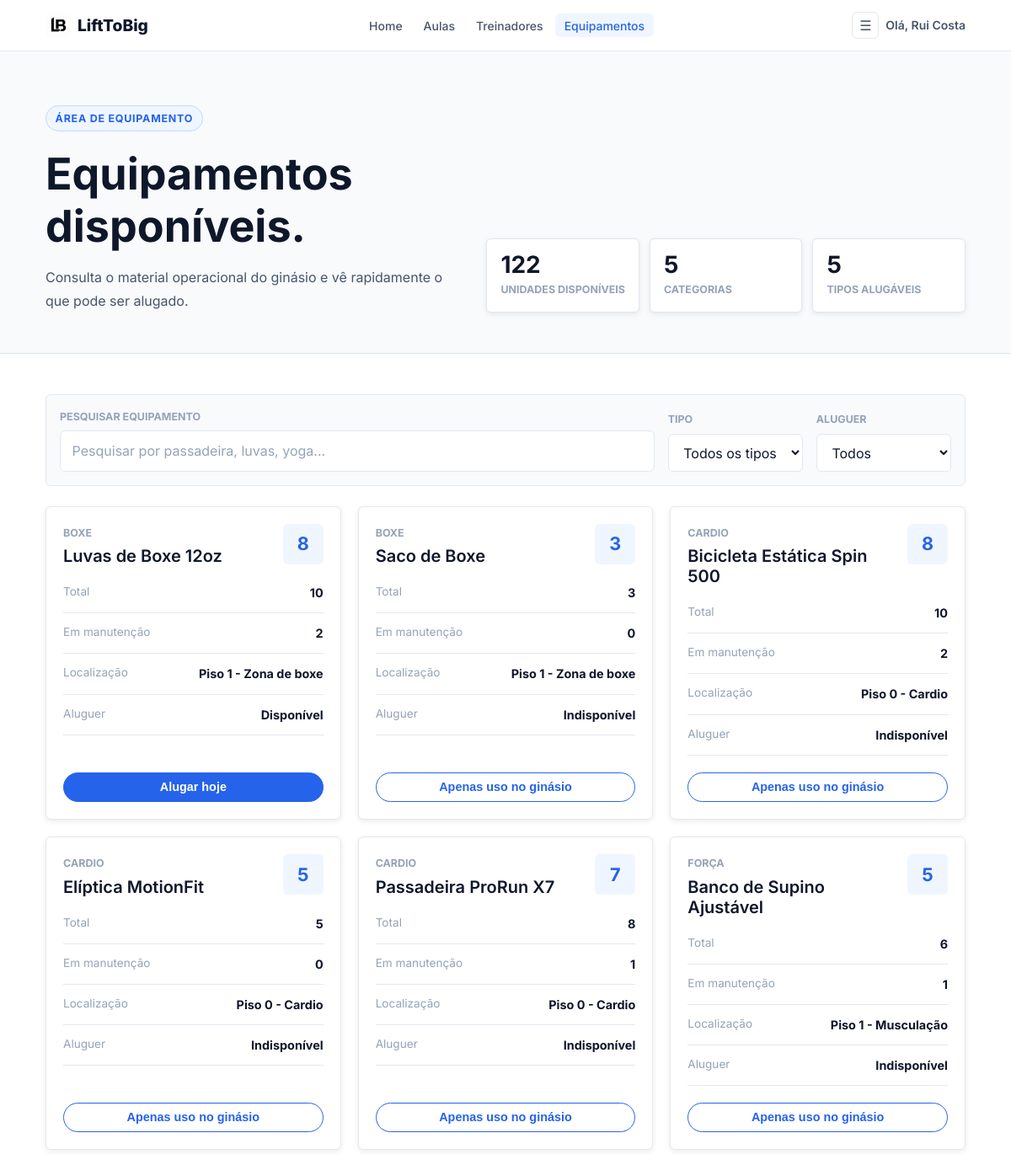
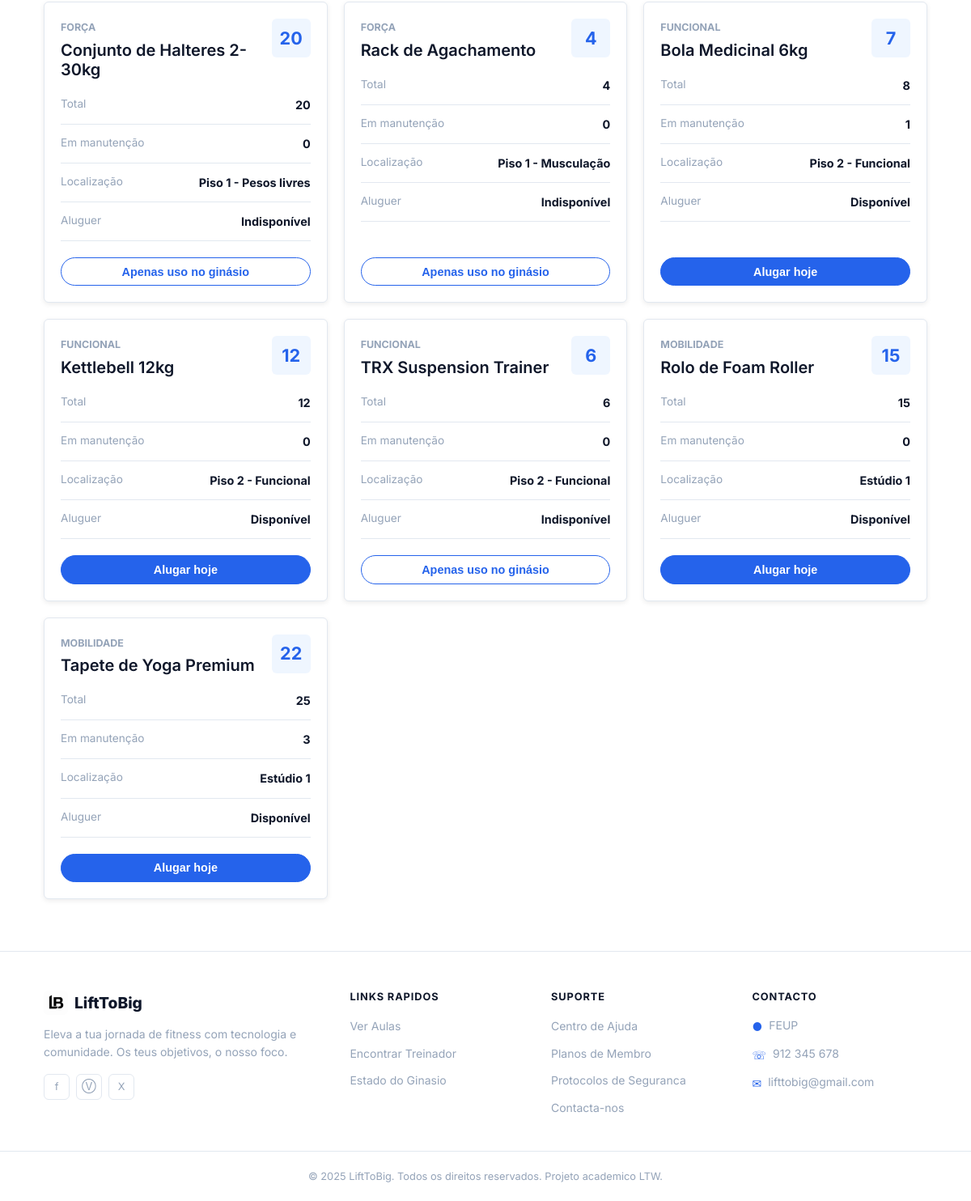
Page /pages/equipment.php (signed in) on the committed database (2 pictures, top to bottom).
### tables this page shows
CREATE TABLE equipment (
  id INTEGER PRIMARY KEY AUTOINCREMENT,
  name TEXT NOT NULL,
  category TEXT NOT NULL,
  status TEXT NOT NULL CHECK (status IN ('available', 'in_use', 'maintenance')),
  location TEXT
, quantity INTEGER NOT NULL DEFAULT 1 CHECK (quantity >= 0), maintenance_quantity INTEGER NOT NULL DEFAULT 0 CHECK (maintenance_quantity >= 0), rentable INTEGER NOT NULL DEFAULT 0 CHECK (rentable IN (0, 1)), total_quantity INTEGER NOT NULL DEFAULT 1 CHECK (total_quantity >= 0), rental_available INTEGER NOT NULL DEFAULT 0 CHECK (rental_available IN (0, 1)));

### utils/session.php (called while the page is built, shortened)
<?php
function isLoggedIn(): bool {
    return isset($_SESSION['user_id']);
}
function getUserName(): ?string {
    return $_SESSION['user_name'] ?? null;
}
function getUserRole(): ?string {
    return $_SESSION['user_role'] ?? null;
}

### database/Equipment.php (called while the page is built, shortened)
<?php
class Equipment {
    public static function getAll(PDO $db): array {
        $stmt = $db->query('
            SELECT id, name, category, status, location, total_quantity, maintenance_quantity, rental_available
            FROM equipment
            ORDER BY category ASC, name ASC
        ');
        return $stmt->fetchAll(PDO::FETCH_ASSOC);
    }
}

### pages/equipment.php (the view, shortened to what this page needs)
<?php
require_once __DIR__ . '/../database/connection.php';
require_once __DIR__ . '/../database/Equipment.php';
require_once __DIR__ . '/../utils/session.php';
$db = getDB();
$canRentEquipment = in_array(getUserRole(), ['member', 'trainer'], true);
$isAdmin = getUserRole() === 'admin';
$equipment = array_values(array_filter(Equipment::getAll($db), static function (array $item): bool {
  $availableUnits = max(0, (int) ($item['total_quantity'] ?? 1) - (int) ($item['maintenance_quantity'] ?? 0));
  return $item['status'] === 'available' && $availableUnits > 0;
}));
$totalAvailable = array_sum(array_map(
  static fn (array $item): int => max(0, (int) ($item['total_quantity'] ?? 1) - (int) ($item['maintenance_quantity'] ?? 0)),
  $equipment
));
$rentableCount = count(array_filter(
  $equipment,
  static fn (array $item): bool => (int) ($item['rental_available'] ?? 0) === 1
));
$categories = array_unique(array_map(static fn (array $item): string => $item['category'], $equipment));
sort($categories);
$pageStyles = ['../css/equipment.css'];
$activePage = 'equipment';
require __DIR__ . '/../templates/header.php';
?>
  <main>
    <section class="equipment-hero" aria-labelledby="equipment-heading">
      <div class="container equipment-hero-inner">
        <div>
          <p class="equipment-eyebrow">Área de equipamento</p>
          <h1 id="equipment-heading">Equipamentos disponíveis.</h1>
          <p>Consulta o material operacional do ginásio e vê rapidamente o que pode ser alugado.</p>
        </div>
        <div class="equipment-summary" aria-label="Resumo dos equipamentos disponíveis">
          <div>
            <strong><?= (int) $totalAvailable ?></strong>
            <span>Unidades disponíveis</span>
          </div>
          <div>
            <strong><?= count($categories) ?></strong>
            <span>Categorias</span>
          </div>
          <div>
            <strong><?= (int) $rentableCount ?></strong>
            <span>Tipos alugáveis</span>
          </div>
        </div>
      </div>
    </section>
    <section class="equipment-section" aria-labelledby="equipment-list-heading">
      <div class="container">
        <?php if ($equipment !== []): ?>
          <form
            class="equipment-filters"
            id="equipment-filters"
            role="search"
            data-can-rent-equipment="<?= $canRentEquipment ? 'true' : 'false' ?>"
            data-is-admin="<?= $isAdmin ? 'true' : 'false' ?>"
          >
            <div class="equipment-search">
              <label for="equipment-search">Pesquisar equipamento</label>
              <input type="search" id="equipment-search" name="q" placeholder="Pesquisar por passadeira, luvas, yoga..." autocomplete="off" />
            </div>
            <div class="equipment-filter-row">
              <div class="equipment-filter">
                <label for="equipment-category">Tipo</label>
                <select id="equipment-category" name="category">
                  <option value="all">Todos os tipos</option>
                </select>
              </div>
              <div class="equipment-filter">
                <label for="equipment-rentable">Aluguer</label>
                <select id="equipment-rentable" name="rentable">
                  <option value="all">Todos</option>
                </select>
              </div>
            </div>
          </form>
          <ul class="equipment-grid" id="equipment-grid">
            <?php foreach ($equipment as $item): ?>
              <?php
                $totalQuantity = (int) ($item['total_quantity'] ?? 1);
                $maintenanceQuantity = (int) ($item['maintenance_quantity'] ?? 0);
                $availableUnits = max(0, $totalQuantity - $maintenanceQuantity);
                $isRentable = (int) ($item['rental_available'] ?? 0) === 1;
              ?>
              <li class="equipment-card">
                <div class="equipment-card-header">
                  <div>
                    <p><?= htmlspecialchars($item['category']) ?></p>
                    <h3><?= htmlspecialchars($item['name']) ?></h3>
                  </div>
                  <strong><?= $availableUnits ?></strong>
                </div>
                <dl class="equipment-details">
                  <div>
                    <dt>Total</dt>
                    <dd><?= $totalQuantity ?></dd>
                  </div>
                  <div>
                    <dt>Em manutenção</dt>
                    <dd><?= $maintenanceQuantity ?></dd>
                  </div>
                  <div>
                    <dt>Localização</dt>
                    <dd><?= htmlspecialchars($item['location'] ?: 'Por definir') ?></dd>
                  </div>
                  <div>
                    <dt>Aluguer</dt>
                    <dd><?= $isRentable ? 'Disponível' : 'Indisponível' ?></dd>
                  </div>
                </dl>
                <?php if ($isRentable && $canRentEquipment): ?>
                  <button type="button" class="btn btn-primary btn-full" data-rent-equipment data-equipment-id="<?= (int) $item['id'] ?>" data-equipment-name="<?= htmlspecialchars($item['name']) ?>">Alugar hoje</button>
                <?php else: ?>
                  <button type="button" class="btn btn-outline btn-full" disabled>Apenas uso no ginásio</button>
                <?php endif; ?>
              </li>
            <?php endforeach; ?>
          </ul>
        <?php endif; ?>
      </div>
    </section>
  </main>
<?php require __DIR__ . '/../templates/footer.php'; ?>

### templates/header.php (shortened to what this page needs)
<?php
require_once __DIR__ . '/../utils/session.php';
$pageStyles = $pageStyles ?? [];
$activePage = $activePage ?? '';
$isLoggedIn = isLoggedIn();
$userName = getUserName();
$navLinks = [
  'home' => ['label' => 'Home', 'href' => 'landingpage.php'],
  'classes' => ['label' => 'Aulas', 'href' => 'classes.php'],
  'trainers' => ['label' => 'Treinadores', 'href' => 'trainers.php'],
  'equipment' => ['label' => 'Equipamentos', 'href' => 'equipment.php'],
];
?>
<!DOCTYPE html>
<html lang="pt">
<head>
  <link rel="stylesheet" href="../css/base.css" />
  <link rel="stylesheet" href="../css/components.css" />
  <?php foreach ($pageStyles as $style): ?>
    <link rel="stylesheet" href="<?= htmlspecialchars($style) ?>" />
  <?php endforeach; ?>
  <link rel="stylesheet" href="../css/responsive.css" />
</head>
<body>
  <header class="site-header">
    <div class="container header-inner">
      <a href="landingpage.php" class="logo" aria-label="LiftToBig - pagina inicial">
        <img src="../img/logo.jpg" alt="" class="logo-image" aria-hidden="true" />
        LiftToBig
      </a>
      <nav class="main-nav" aria-label="Navegacao principal">
        <ul class="nav-links">
          <?php foreach ($navLinks as $key => $link): ?>
            <li>
              <a href="<?= htmlspecialchars($link['href']) ?>" class="<?= $activePage === $key ? 'active' : '' ?>">
                <?= htmlspecialchars($link['label']) ?>
              </a>
            </li>
          <?php endforeach; ?>
        </ul>
      </nav>
      <div class="nav-actions">
        <?php if ($isLoggedIn): ?>
          <details class="account-menu">
            <summary class="account-menu-toggle" aria-label="Abrir menu da conta">
              <span class="account-menu-icon" aria-hidden="true"></span>
              <span class="nav-user">Olá, <?= htmlspecialchars($userName ?? 'membro') ?></span>
            </summary>
          </details>
        <?php else: ?>
          <a href="login.php" class="nav-signin">Entrar</a>
          <a href="register.php" class="btn btn-primary btn-sm">Join Now</a>
        <?php endif; ?>
      </div>
    </div>
  </header>

### templates/footer.php (shortened to what this page needs)
  <footer class="site-footer">
    <div class="container footer-grid">
      <div class="footer-brand">
        <a href="landingpage.php" class="logo">
          <img src="../img/logo.jpg" alt="" class="logo-image" aria-hidden="true" />
          LiftToBig
        </a>
        <p>
          Eleva a tua jornada de fitness com tecnologia e comunidade.
          Os teus objetivos, o nosso foco.
        </p>
        <nav aria-label="Redes sociais">
          <ul class="footer-social">
            <li><a href="#" aria-label="Facebook">f</a></li>
            <li><a href="#" aria-label="Instagram">&#9419;</a></li>
            <li><a href="#" aria-label="Twitter">X</a></li>
          </ul>
        </nav>
      </div>
      <div class="footer-col">
        <h2>Links Rapidos</h2>
        <ul>
          <li><a href="classes.php">Ver Aulas</a></li>
          <li><a href="trainers.php">Encontrar Treinador</a></li>
          <li><a href="equipment.php">Estado do Ginasio</a></li>
        </ul>
      </div>
      <div class="footer-col">
        <h2>Suporte</h2>
        <ul>
          <li><a href="#">Centro de Ajuda</a></li>
          <li><a href="#">Planos de Membro</a></li>
          <li><a href="#">Protocolos de Seguranca</a></li>
          <li><a href="#">Contacta-nos</a></li>
        </ul>
      </div>
      <div class="footer-col">
        <h2>Contacto</h2>
        <address>
          <p class="footer-contact-item">
            <span class="contact-icon" aria-hidden="true">&#9679;</span>
            FEUP
          </p>
          <p class="footer-contact-item">
            <span class="contact-icon" aria-hidden="true">&#9743;</span>
            912 345 678
          </p>
          <p class="footer-contact-item">
            <span class="contact-icon" aria-hidden="true">&#9993;</span>
            lifttobig@gmail.com
          </p>
        </address>
      </div>
    </div>
    <div class="footer-bottom">
      <p>&copy; 2025 LiftToBig. Todos os direitos reservados. Projeto academico LTW.</p>
    </div>
  </footer>
</body>
</html>

### css/base.css (style rules this page uses)
:root { --color-primary: #2563eb; --color-primary-dark: #1d4ed8; --color-primary-light: #eff6ff; --color-bg: #ffffff; --color-bg-soft: #f8fafc; --color-bg-blue: #eff6ff; --color-surface: #ffffff; --color-border: #e2e8f0; --color-border-strong: #cbd5e1; --color-text: #0f172a; --color-text-secondary: #475569; --color-text-muted: #94a3b8; --color-success: #16a34a; --color-success-bg: #f0fdf4; --color-warning: #d97706; --color-warning-bg: #fffbeb; --font-body: 'Inter', 'Segoe UI', system-ui, -apple-system, sans-serif; --space-xl: 4rem; --radius-sm: 6px; --radius-md: 10px; --radius-lg: 16px; --radius-xl: 24px; --radius-full: 9999px; --shadow-sm: 0 2px 6px rgba(0,0,0,.08); --shadow-md: 0 6px 14px rgba(0,0,0,.10); --shadow-lg: 0 10px 25px rgba(0,0,0,.12); --container-max: 1140px; --container-pad: 1.5rem; }
*, *::before, *::after { box-sizing: border-box; margin: 0; padding: 0; }
body { font-family: var(--font-body); background-color: var(--color-bg); color: var(--color-text); line-height: 1.6; min-height: 100vh; }
h1, h2, h3, h4, h5, h6 { font-weight: 700; line-height: 1.2; color: var(--color-text); }
h1 { font-size: 3.25rem; }
h2 { font-size: 2.25rem; }
h3 { font-size: 1.125rem; font-weight: 600; }
p { font-size: 1rem; color: var(--color-text-secondary); line-height: 1.7; }
a { color: var(--color-primary); text-decoration: none; transition: color .2s; }
ul, ol { list-style: none; }
img { max-width: 100%; display: block; }
strong { font-weight: 700; color: var(--color-text); }
.container { max-width: var(--container-max); margin-inline: auto; padding-inline: var(--container-pad); }

### rows in the picture
equipment: category "BOXE", name "Luvas de Boxe 12oz", availableUnits "8", total_quantity "10", maintenance_quantity "2", location "Piso 1 - Zona de boxe", rental_available "Disponível"
equipment: category "BOXE", name "Saco de Boxe", total_quantity "3", maintenance_quantity "0", location "Piso 1 - Zona de boxe", rental_available "Indisponível"
equipment: category "CARDIO", name "Bicicleta Estática Spin 500", availableUnits "8", total_quantity "10", maintenance_quantity "2", location "Piso 0 - Cardio", rental_available "Indisponível"
equipment: category "CARDIO", name "Elíptica MotionFit", total_quantity "5", maintenance_quantity "0", location "Piso 0 - Cardio", rental_available "Indisponível"
equipment: category "CARDIO", name "Passadeira ProRun X7", availableUnits "7", total_quantity "8", maintenance_quantity "1", location "Piso 0 - Cardio", rental_available "Indisponível"
equipment: category "FORÇA", name "Banco de Supino Ajustável", availableUnits "5", total_quantity "6", maintenance_quantity "1", location "Piso 1 - Musculação", rental_available "Indisponível"
equipment: category "FORÇA", name "Conjunto de Halteres 2-30kg", total_quantity "20", maintenance_quantity "0", location "Piso 1 - Pesos livres", rental_available "Indisponível"
equipment: category "FORÇA", name "Rack de Agachamento", total_quantity "4", maintenance_quantity "0", location "Piso 1 - Musculação", rental_available "Indisponível"
equipment: category "FUNCIONAL", name "Bola Medicinal 6kg", availableUnits "7", total_quantity "8", maintenance_quantity "1", location "Piso 2 - Funcional", rental_available "Disponível"
equipment: category "FUNCIONAL", name "Kettlebell 12kg", total_quantity "12", maintenance_quantity "0", location "Piso 2 - Funcional", rental_available "Disponível"
equipment: category "FUNCIONAL", name "TRX Suspension Trainer", total_quantity "6", maintenance_quantity "0", location "Piso 2 - Funcional", rental_available "Indisponível"
equipment: category "MOBILIDADE", name "Rolo de Foam Roller", total_quantity "15", maintenance_quantity "0", location "Estúdio 1", rental_available "Disponível"
equipment: category "MOBILIDADE", name "Tapete de Yoga Premium", availableUnits "22", total_quantity "25", maintenance_quantity "3", location "Estúdio 1", rental_available "Disponível"

### other values in the picture
$link['label'] "Home"
$link['label'] "Aulas"
$link['label'] "Treinadores"
$link['label'] "Equipamentos"
$userName "Rui Costa"
$totalAvailable "122"
count($categories) "5"
$rentableCount "5"
